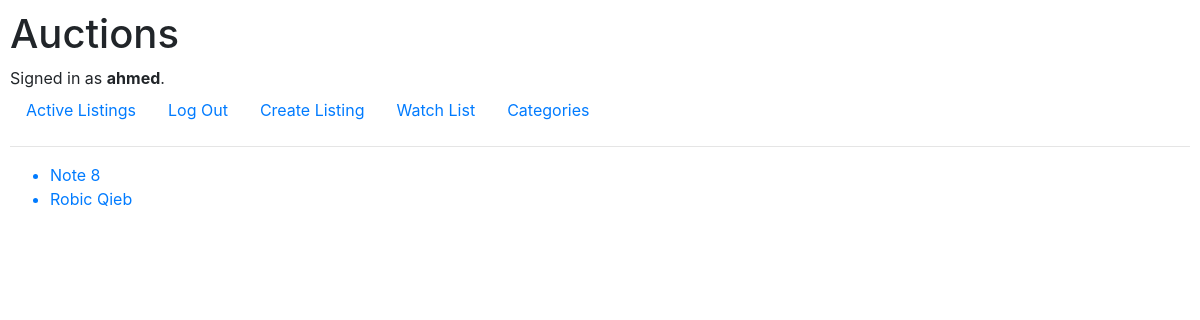
Before: /watchlist (signed in) with the older database file.
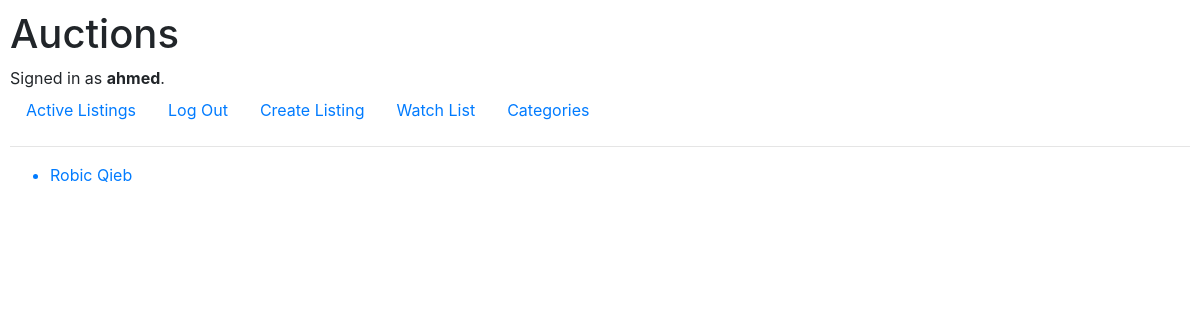
After: the same page with the newer database file.
### auctions/models.py (models this page shows, shortened)
class AuctionListing(models.Model):
    status = models.BooleanField(default=True)
    title = models.CharField(max_length=100, null=False, blank=False)
    description = models.TextField(null=False, blank=False)
    image = models.URLField(null=True, blank=True)
    starting_price = models.DecimalField(
        max_digits=8,
        decimal_places=2,
        null=False,
        blank=False,
        validators=[MinValueValidator(0.01)],
    )
    current_price = models.DecimalField(
        max_digits=8,
        decimal_places=2,
        null=True,
        blank=True,
        validators=[MinValueValidator(0.01)],
    )
    time = models.DateTimeField(auto_now_add=True, null=False, blank=False)
    bidding_count = models.IntegerField(
        default=0, null=False, blank=False, validators=[MinValueValidator(0)]
    )
    highest_bid = models.OneToOneField(
        "Bid", on_delete=models.SET_NULL, null=True, blank=True
    )
    seller = models.ForeignKey(
        User,
        related_name="auction_listing",
        on_delete=models.CASCADE,
        null=False,
        blank=False,
    )
    category = models.ForeignKey(
        Category,
        related_name="auction_listing",
        on_delete=models.SET_DEFAULT,
        default=1,
        null=False,
        blank=False,
    )

### auctions/views.py (the view, shortened to what this page needs)
# urls.py: path("watchlist", views.watchlist, name="watchlist"),
@login_required(login_url="login")
def watchlist(request):
    user = request.user
    listings = user.watchlist.filter(status=True)
    return render(request, "auctions/watchlist.html", {
        "listings": listings
    })

### auctions/templates/auctions/watchlist.html
{% extends "auctions/layout.html" %}
{% block body %}
    <ul>
        {% for listing in listings %}
            <a href="{% url 'listing' listing.id %}">
                <li>{{ listing.title }}</li>
            </a>
        {% empty %}
            <li>No listings in your watch list.</li>
        {% endfor %}
    </ul>
{% endblock %}

Changed rows visible on the page:
no longer on this page (row edited): AuctionListing: title "Note 8"
